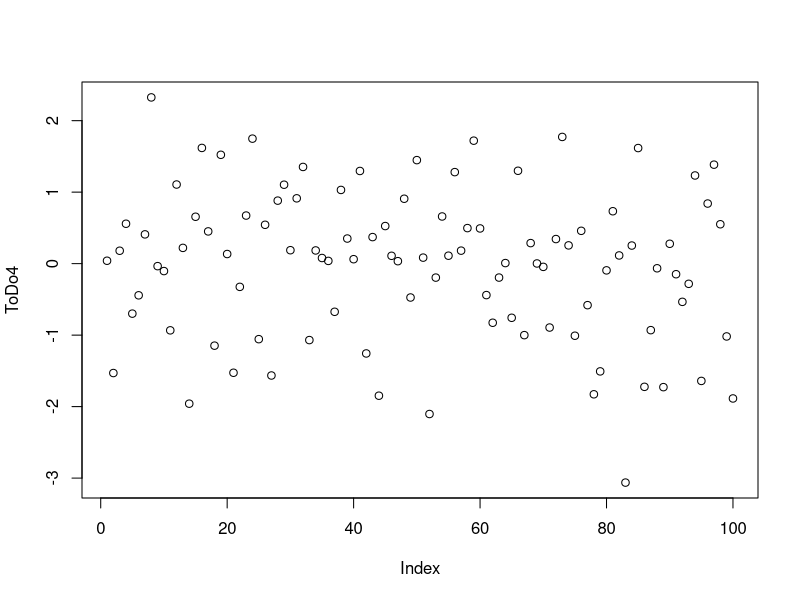
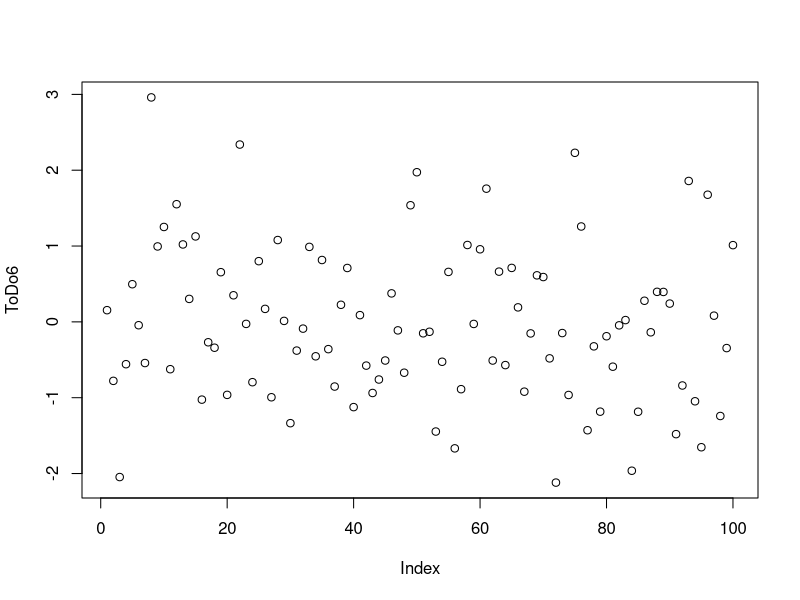
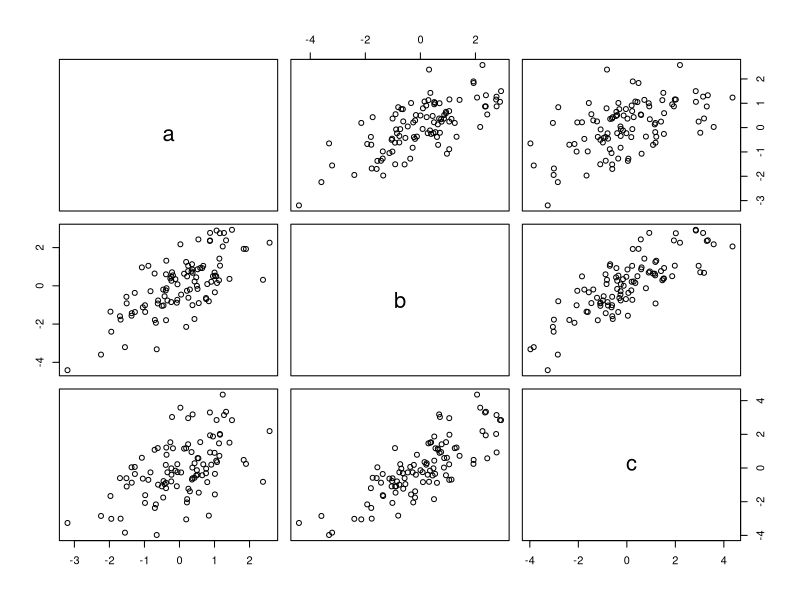
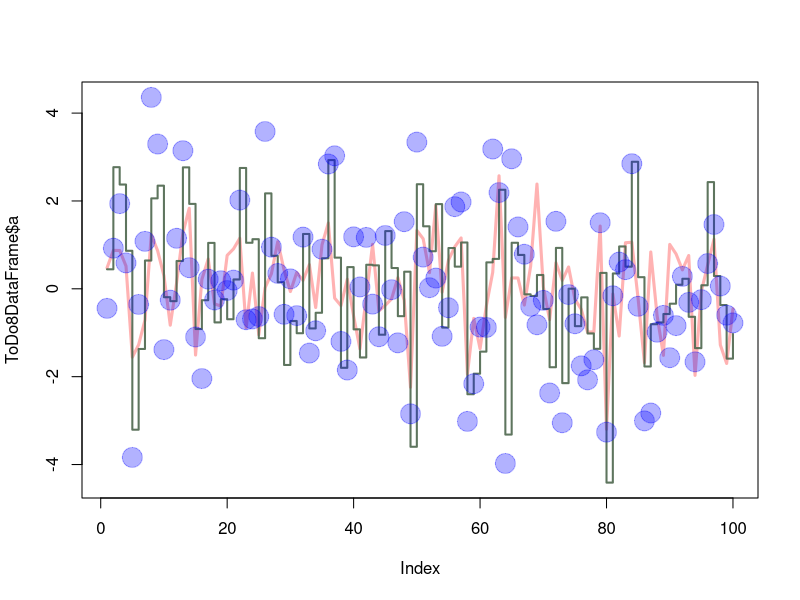
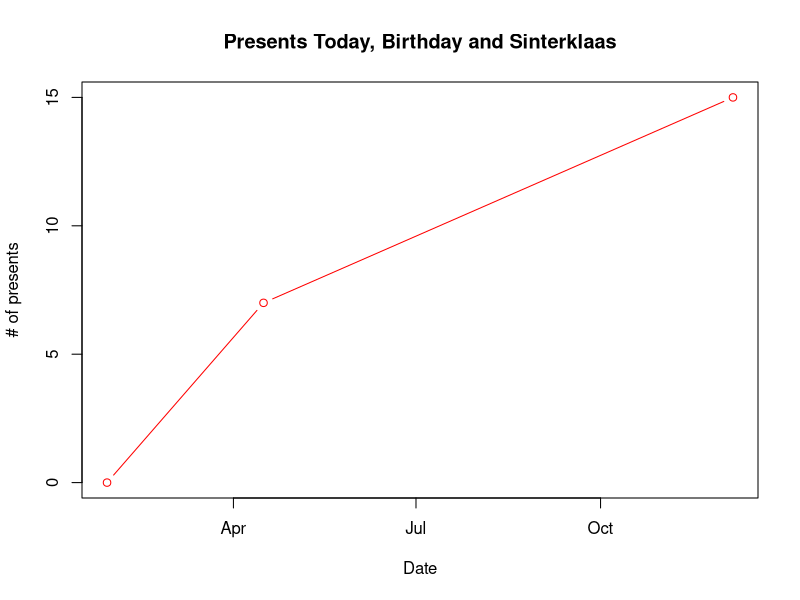

Write the R code that produced these figures, in order.
## ---- chunk 1
knitr::opts_chunk$set(echo = TRUE)
## ---- chunk 2
#Modifications changed to keep dates current
((2017-2015)/(2017-1997))*100
## ---- chunk 3
CurrentMinusStarting <- 2017-2015
CurrentMinusBirth <- 2017-1997
DecimalofLife <- CurrentMinusStarting/CurrentMinusBirth
PercentofLife <- DecimalofLife * 100
PercentofLife
## ---- chunk 4
sum(ToDo3 <- c(4,5,8,11))
## ---- chunk 5
ToDo4 <- rnorm(100)
plot(ToDo4)
## ---- chunk 6
help(sqrt)
## ---- chunk 7
ToDo6 <- rnorm(100)
plot(ToDo6)
## ---- chunk 8
P <- c(31:60)
Q <- matrix(data=P, nrow = 6, ncol = 5)
Q
## ---- chunk 9
x1 <- c(rnorm(100))
x2 <- c(rnorm(100))
x3 <- c(rnorm(100))
ToDo8DataFrame = data.frame(a = x1, b = x1+x2, c = x1+x2+x3)
plot(ToDo8DataFrame) #Works no problem and plots the results.
#sd(t) #Does not work as lists cannot be converted to double. 

## ---- chunk 10
plot(ToDo8DataFrame$a, type = "l", ylim = range(ToDo8DataFrame), lwd = 3, col=rgb(1,0,0,0.3))
lines(ToDo8DataFrame$b, type = "s", lwd = 2, col = rgb(0.3,0.4,0.3,0.9))
points(ToDo8DataFrame$c, pch = 20, cex = 4, col = rgb(0,0,1,0.3))
#Answer to RGB Question:  the RGB argument specifies which colour to use for the specified plot
#Takes four numbers, Red, green, blue and alpha. 
#Alpha controls opacity of the element
## ---- chunk 11
ToDo11 <- read.table(file="tst1.txt", header = TRUE)
ToDo11$g <- ToDo11$g * 5
ToDo11
write.table(ToDo11,file = "tst2.txt", row.names = TRUE)
## ---- chunk 12
ToDo10 <- mean(sqrt(c(rnorm(100))))
#This calculation does not work, results in NaNs being produced as an output.  
## ---- chunk 13
xAxis <- strptime(c("20170128", "20170416", "20171206"), format = "%Y%m%d")
yAxis <- c(0, 7,15)
plot(xAxis, yAxis, type = "b", col="Red", ylab="# of presents", xlab ="Date", main = "Presents Today, Birthday and Sinterklaas")

## ---- chunk 14
ToDo13 <- seq(from = 1, to = 100)
ToDo13a <- c()
for(i in ToDo13)
  {
  if (i < 5)
  {
    ToDo13a[i]= ToDo13[i] * 5
  }else if (i > 90){
    ToDo13a[i]= ToDo13[i] * 5
  }else{
    ToDo13a[i] = ToDo13[i] * 0.1
  }
}
ToDo13a
## ---- chunk 15
ToDo14Function <- function(arg1)
  {
  arg1length <<- length(arg1)
  for(i in 1:arg1length)
    {
    if (arg1[i] < 5)
      {
      arg1[i]= arg1[i] * 5
      }
    else if (arg1[i] > 90){
      arg1[i]= arg1[i] * 5
    }else{
      arg1[i] = arg1[i] * 0.1
    }
  }
  return(arg1)
}
test <- c(1:100)
ToDo14Function(arg1 = test)
## ---- chunk 16
ToDo15 <- c(1:100)
Result1 <- ToDo15[ToDo15<5] * 5
Result2 <- ToDo15[ToDo15>=5 & ToDo15<=90] * 0.1
Result3 <- ToDo15[ToDo15>90] * 5
ToDo15 <- c(Result1,Result2,Result3)
ToDo15

